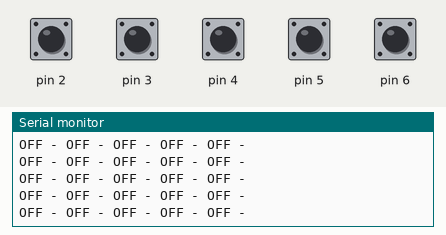
A sketch run on a simulated Arduino Uno, built with avr-gcc and run on an emulated ATmega328P. Parts: the last lines printed to the serial monitor. Inputs (shaded band) come from the test bench; at power-on: pin 2–6 HIGH.

Above: at 1.2 s.
1.3 s: pin 2 pulled LOW for 0.15 s
At 1.31 s:
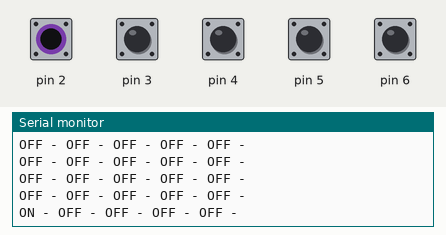
2.9 s: pin 3 pulled LOW for 0.15 s
At 2.92 s:
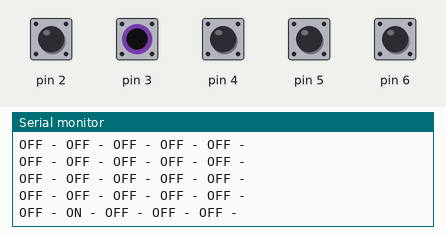
4.5 s: pin 4 pulled LOW for 0.15 s
At 4.52 s:
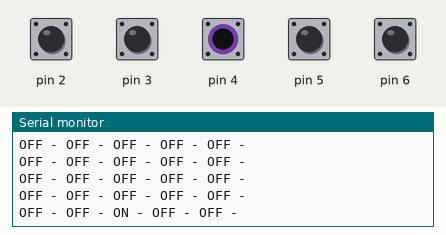
6.1 s: pin 5 pulled LOW for 0.15 s
At 6.13 s:
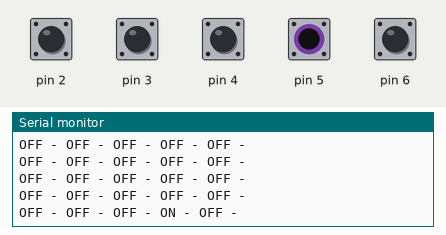
7.7 s: pin 6 pulled LOW for 0.15 s
At 7.73 s:
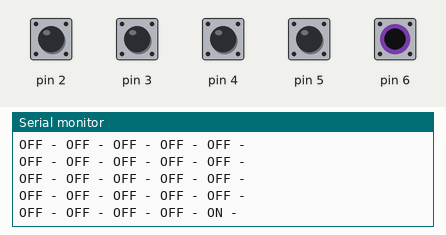
9.3 s: pin 2 driven LOW and pin 3 driven LOW
At 9.34 s:
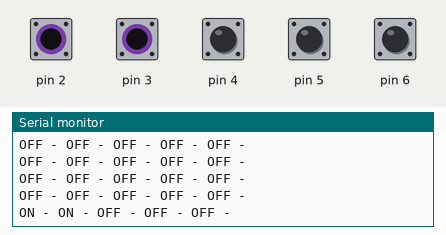

The sketch:

teste_ULN2003.ino
```cpp
int sensor[5];

void setup(){
    for (int i = 0; i < 5; i++)
    {
        sensor[i]=i+2;
        pinMode(sensor[i], INPUT_PULLUP);
    }
    Serial.begin(9600);
}

void loop(){
    for (int i = 0; i < 5; i++)
    {
        Serial.print((digitalRead(sensor[i])?"OFF":"ON"));
        Serial.print(" - ");
    }
    Serial.println(" ");
    delay(100);
}
```

Measured:
- after the input at 1.3 s, the serial monitor: prints a new line at once (image 1)
- after the input at 2.9 s, the serial monitor: prints a new line at once (image 2)
- after the input at 4.5 s, the serial monitor: prints a new line at once (image 3)
- after the input at 6.1 s, the serial monitor: prints a new line at once (image 4)
- after the input at 7.7 s, the serial monitor: prints a new line at once (image 5)
- after the input at 9.3 s, the serial monitor: prints a new line at once (image 6)
